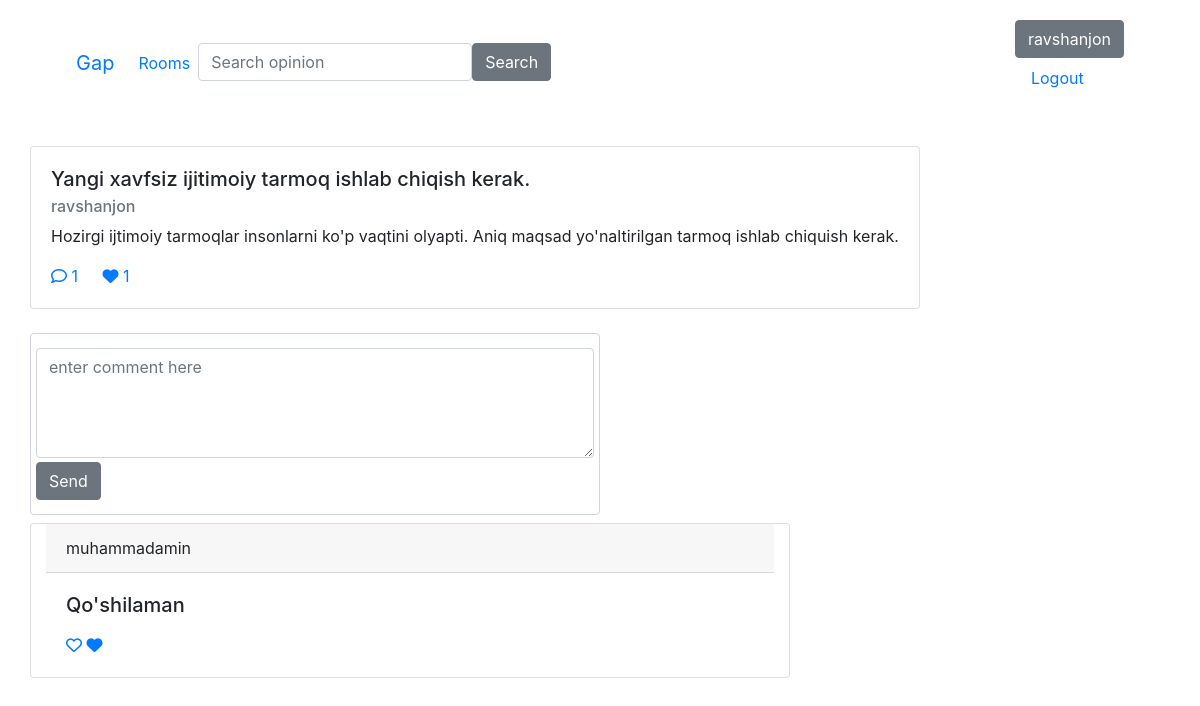
Page /gap/opinion/1 (signed in) on the committed database.
### apps/gap/models.py (models this page shows, shortened)
class Opinion(AbstractModel):
    room = ForeignKey(Room, CASCADE, 'opinions')
    title = CharField(max_length=256)
    body = TextField()
    author = ForeignKey(User, CASCADE, 'opinions')
    @property
    def like_count(self):
        return self.opinionlike_set.count()

class Comment(AbstractModel):
    body = TextField()
    opinion = ForeignKey(Opinion, CASCADE, 'comments')
    author = ForeignKey(User, CASCADE, 'comments')
    @property
    def like_count(self):
        return self.commentlike_set.count()

### apps/gap/views.py (the view)
# urls.py: path('opinion/<pk>', OpinionDetailView.as_view(), name='opinion'),
class OpinionDetailView(LoginRequiredMixin, View):
    def get(self, request, pk):
        opinion = Opinion.objects.get(pk=pk)
        comments = opinion.comments.all().order_by("-created_at")
        comments = sorted(comments, key=lambda c: c.like_count, reverse=True)
        context = {
            "opinion": opinion,
            "comments": comments
        }
        return render(request, "gap/comments.html", context=context)

### apps/gap/templatetags/check_opinion_like.py (called while the page is built)
def check_like(opnion, user):
    return OpinionLike.objects.filter(opinion=opnion, user=user).exists()

### apps/gap/templates/gap/comments.html (shortened to what this page needs)
{% extends 'base.html' %}
{% load check_opinion_like %}
{% block body %}
    <div class="row">
        {% include 'gap/comment-cart.html' %}
    </div>
    <div class="row ms-2">
        <form action="" class="form-control col-6 " method="post">
            <div class="row p-2">
                <textarea name="" id="" cols="30" rows="4" class=" form-control mb-1"
                          placeholder="enter comment here "></textarea>
                <button type="submit" class="btn btn-secondary  ">Send</button>
            </div>
        </form>
    </div>
    <div class="row">
        {% for comment in comments %}
            <div class="card mt-2 col-8">
                <div class="card-header">
                    {{ comment.author }}
                </div>
                <div class="card-body ">
                    <h5 class="card-title">{{ comment.body }}</h5>
                    <a href="{% url 'gap:opinion-like' opinion.pk %}" class="card-link"><i
                            class="fa-regular fa-heart"></i>
                        <i
                                class="fa-solid fa-heart"></i></a>
                </div>
            </div>
        {% endfor %}
    </div>
{% endblock %}

### templates/base.html (shortened to what this page needs)
<!doctype html>
<html lang="en">
<head>
    <link rel="stylesheet" href="https://cdn.jsdelivr.net/npm/bootstrap@4.0.0/dist/css/bootstrap.min.css"
>
</head>
<body>
<div class="container">
    <nav class="navbar navbar-expand-lg bg-body-tertiary mt-1">
        <div class="container-fluid">
            <a class="navbar-brand" href="{% url 'landing_page' %}">Gap</a>
            <div class="collapse navbar-collapse" id="navbarSupportedContent">
                <ul class="navbar-nav me-auto mb-2 mb-lg-0">
                    <li class="nav-item">
                        <a class="nav-link active" aria-current="page" href="{% url 'gap:rooms' %}">Rooms</a>
                    </li>
                    <li>
                        <form action="{% url 'gap:search-opinion' %}" method="get" class="d-flex ms-4">
                            <input type="text" class="form-control" name="q" value="{{ param }}"
                                   placeholder="Search opinion">
                            <button type="submit" class="btn btn-secondary">Search</button>
                        </form>
                    </li>
                </ul>
            </div>
            <div class="me-5 mt-2">
                <ul type="none" class="me-5">
                    {% if request.user.is_authenticated %}
                        <button class="btn btn-secondary">{{ request.user.username }}</button>
                        <a class="nav-item nav-link" href="{% url 'gap:logout-page' %}">Logout</a>
                    {% else %}
                        <a class="nav-item nav-link" href="{% url 'gap:login-page' %}">Login</a>
                    {% endif %}
                </ul>
            </div>
        </div>
    </nav>
    {% block body %}
    {% endblock %}
</div>
</body>
</html>

### apps/gap/templates/gap/comment-cart.html
{% load check_opinion_like %}
<div class="card my-4">
    <div class="card-body">
        <h5 class="card-title">{{ opinion.title }}.</h5>
        <h6 class="card-subtitle mb-2 text-muted">{{ opinion.author }}</h6>
        <p class="card-text">{{ opinion.body }}.</p>
        <a href="{% url 'gap:opinion' opinion.pk %}" class="card-link"><i class="fa-regular fa-comment"></i> {{ opinion.comments.count }} </a>
        <a href="{% url 'gap:opinion-like' opinion.pk %}" class="card-link">
            {% if request.user.is_authenticated %}
                {% if opinion|check_like:request.user %}
                    <i class="fa-solid fa-heart"></i>
                {% else %}
                    <i class="fa-regular fa-heart"></i>
                {% endif %}{{ opinion.like_count }}
            {% else %}
                <i class="fa-regular fa-heart"></i>
            {% endif %}
        </a>
    </div>
</div>

### rows in the picture
Opinion: title "Yangi xavfsiz ijitimoiy tarmoq ishlab chiqish kerak", author "ravshanjon", body "Hozirgi ijtimoiy tarmoqlar insonlarni ko'p vaqtini olyapti. Aniq maqsad yo'naltirilgan tarmoq ishlab chiquish kerak", comments.count "1", like_count "1"
Comment: author "muhammadamin", body "Qo'shilaman"

### other values in the picture
{{ request.user.username }} "ravshanjon"
